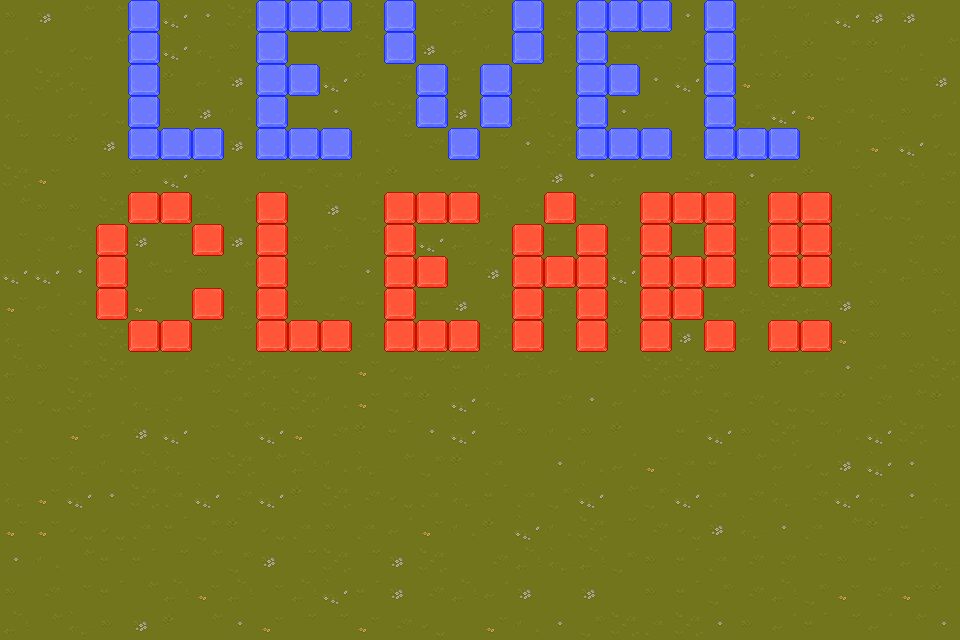

This game map was drawn from its Tiled (.tmx) file and the tilesets committed beside it. A one-line description and the full map source follow:
An orthogonal 30x20 tile map with 32x32 px tiles, 3 tile layers (Tile Layer 1, Level, Clear), 4 tilesets.

<map version="1.10" tiledversion="1.10.2" orientation="orthogonal" renderorder="right-down" width="30" height="20" tilewidth="32" tileheight="32" infinite="0" nextlayerid="4" nextobjectid="1">
 <tileset firstgid="1" source="Grass.tsx" />
 <tileset firstgid="65" source="Blue.tsx" />
 <tileset firstgid="129" source="RedButton.tsx" />
 <tileset firstgid="193" source="BlueButton.tsx" />
 <layer id="1" name="Tile Layer 1" width="30" height="20">
  <data encoding="csv">
9,13,11,11,11,29,5,26,17,3,29,18,27,17,18,2,29,28,2,26,3,5,21,27,20,12,29,13,13,1,
27,1,4,11,21,29,25,9,28,1,17,18,29,13,27,12,4,18,10,19,19,10,3,12,25,2,10,2,12,11,
1,26,25,1,13,2,27,13,1,26,29,2,28,11,3,1,4,20,12,5,5,29,5,21,2,2,3,20,3,13,
25,1,27,4,12,9,13,12,11,1,5,11,26,19,13,27,18,4,11,5,27,1,26,10,29,21,19,25,9,27,
20,20,2,13,26,9,1,13,10,4,19,12,20,28,18,20,5,26,17,27,13,10,3,12,20,17,12,21,29,4,
26,21,1,9,2,29,2,1,12,10,19,12,2,17,4,20,27,13,5,27,1,28,18,5,27,2,20,19,18,28,
11,9,9,26,28,3,18,11,21,1,13,10,18,11,17,18,28,13,26,2,19,17,10,2,29,17,12,4,10,17,
17,19,18,11,13,17,10,13,11,9,18,20,17,29,18,4,12,3,19,19,27,11,10,3,29,20,25,1,28,28,
29,29,5,11,11,3,9,11,28,20,17,5,2,17,20,13,11,3,21,29,5,17,12,3,1,3,11,19,18,9,
21,27,19,11,21,1,11,25,29,9,10,3,29,3,13,11,4,18,28,9,18,26,10,18,26,18,13,9,1,18,
25,17,19,26,17,2,11,20,28,2,19,19,4,4,3,26,1,17,13,2,19,13,29,27,19,27,21,9,9,17,
18,9,10,26,1,27,28,26,25,4,17,21,4,20,3,12,18,27,17,1,26,26,9,1,2,27,5,19,28,26,
9,4,26,1,25,19,20,10,25,26,12,21,10,2,29,25,1,28,5,27,11,11,10,28,4,10,2,28,11,2,
19,1,21,27,13,29,17,11,29,21,28,2,3,5,29,20,9,12,9,2,1,3,29,9,26,20,12,29,26,17,
17,17,25,12,18,25,17,26,11,18,12,25,11,10,2,19,1,5,12,27,21,19,3,11,27,4,13,29,5,1,
25,21,29,5,26,19,29,28,29,2,26,28,4,19,25,3,19,10,29,11,10,29,19,28,25,28,29,25,5,25,
21,21,4,4,19,3,10,2,4,19,9,19,27,21,12,2,29,12,26,20,28,4,13,25,5,19,11,2,3,1,
5,12,11,3,3,20,11,10,13,20,26,20,13,26,1,28,18,25,18,10,9,3,19,28,28,17,9,3,27,25,
9,28,17,3,11,18,21,18,17,18,29,3,13,28,18,27,13,1,13,1,9,3,10,28,18,10,21,28,21,2,
18,11,25,9,13,2,11,5,21,20,20,21,28,4,1,21,12,5,10,26,19,26,5,9,27,3,20,27,11,5
</data>
 </layer>
 <layer id="2" name="Level" width="30" height="20">
  <data encoding="csv">
0,0,0,0,220,0,0,0,220,220,220,0,220,0,0,0,220,0,220,220,220,0,220,0,0,0,0,0,0,0,
0,0,0,0,220,0,0,0,220,0,0,0,220,0,0,0,220,0,220,0,0,0,220,0,0,0,0,0,0,0,
0,0,0,0,220,0,0,0,220,220,0,0,0,220,0,220,0,0,220,220,0,0,220,0,0,0,0,0,0,0,
0,0,0,0,220,0,0,0,220,0,0,0,0,220,0,220,0,0,220,0,0,0,220,0,0,0,0,0,0,0,
0,0,0,0,220,220,220,0,220,220,220,0,0,0,220,0,0,0,220,220,220,0,220,220,220,0,0,0,0,0,
0,0,0,0,0,0,0,0,0,0,0,0,0,0,0,0,0,0,0,0,0,0,0,0,0,0,0,0,0,0,
0,0,0,0,0,0,0,0,0,0,0,0,0,0,0,0,0,0,0,0,0,0,0,0,0,0,0,0,0,0,
0,0,0,0,0,0,0,0,0,0,0,0,0,0,0,0,0,0,0,0,0,0,0,0,0,0,0,0,0,0,
0,0,0,0,0,0,0,0,0,0,0,0,0,0,0,0,0,0,0,0,0,0,0,0,0,0,0,0,0,0,
0,0,0,0,0,0,0,0,0,0,0,0,0,0,0,0,0,0,0,0,0,0,0,0,0,0,0,0,0,0,
0,0,0,0,0,0,0,0,0,0,0,0,0,0,0,0,0,0,0,0,0,0,0,0,0,0,0,0,0,0,
0,0,0,0,0,0,0,0,0,0,0,0,0,0,0,0,0,0,0,0,0,0,0,0,0,0,0,0,0,0,
0,0,0,0,0,0,0,0,0,0,0,0,0,0,0,0,0,0,0,0,0,0,0,0,0,0,0,0,0,0,
0,0,0,0,0,0,0,0,0,0,0,0,0,0,0,0,0,0,0,0,0,0,0,0,0,0,0,0,0,0,
0,0,0,0,0,0,0,0,0,0,0,0,0,0,0,0,0,0,0,0,0,0,0,0,0,0,0,0,0,0,
0,0,0,0,0,0,0,0,0,0,0,0,0,0,0,0,0,0,0,0,0,0,0,0,0,0,0,0,0,0,
0,0,0,0,0,0,0,0,0,0,0,0,0,0,0,0,0,0,0,0,0,0,0,0,0,0,0,0,0,0,
0,0,0,0,0,0,0,0,0,0,0,0,0,0,0,0,0,0,0,0,0,0,0,0,0,0,0,0,0,0,
0,0,0,0,0,0,0,0,0,0,0,0,0,0,0,0,0,0,0,0,0,0,0,0,0,0,0,0,0,0,
0,0,0,0,0,0,0,0,0,0,0,0,0,0,0,0,0,0,0,0,0,0,0,0,0,0,0,0,0,0
</data>
 </layer>
 <layer id="3" name="Clear" width="30" height="20">
  <data encoding="csv">
0,0,0,0,0,0,0,0,0,0,0,0,0,0,0,0,0,0,0,0,0,0,0,0,0,0,0,0,0,0,
0,0,0,0,0,0,0,0,0,0,0,0,0,0,0,0,0,0,0,0,0,0,0,0,0,0,0,0,0,0,
0,0,0,0,0,0,0,0,0,0,0,0,0,0,0,0,0,0,0,0,0,0,0,0,0,0,0,0,0,0,
0,0,0,0,0,0,0,0,0,0,0,0,0,0,0,0,0,0,0,0,0,0,0,0,0,0,0,0,0,0,
0,0,0,0,0,0,0,0,0,0,0,0,0,0,0,0,0,0,0,0,0,0,0,0,0,0,0,0,0,0,
0,0,0,0,0,0,0,0,0,0,0,0,0,0,0,0,0,0,0,0,0,0,0,0,0,0,0,0,0,0,
0,0,0,0,156,156,0,0,156,0,0,0,156,156,156,0,0,156,0,0,156,156,156,0,156,156,0,0,0,0,
0,0,0,156,0,0,156,0,156,0,0,0,156,0,0,0,156,0,156,0,156,0,156,0,156,156,0,0,0,0,
0,0,0,156,0,0,0,0,156,0,0,0,156,156,0,0,156,156,156,0,156,156,156,0,156,156,0,0,0,0,
0,0,0,156,0,0,156,0,156,0,0,0,156,0,0,0,156,0,156,0,156,156,0,0,0,0,0,0,0,0,
0,0,0,0,156,156,0,0,156,156,156,0,156,156,156,0,156,0,156,0,156,0,156,0,156,156,0,0,0,0,
0,0,0,0,0,0,0,0,0,0,0,0,0,0,0,0,0,0,0,0,0,0,0,0,0,0,0,0,0,0,
0,0,0,0,0,0,0,0,0,0,0,0,0,0,0,0,0,0,0,0,0,0,0,0,0,0,0,0,0,0,
0,0,0,0,0,0,0,0,0,0,0,0,0,0,0,0,0,0,0,0,0,0,0,0,0,0,0,0,0,0,
0,0,0,0,0,0,0,0,0,0,0,0,0,0,0,0,0,0,0,0,0,0,0,0,0,0,0,0,0,0,
0,0,0,0,0,0,0,0,0,0,0,0,0,0,0,0,0,0,0,0,0,0,0,0,0,0,0,0,0,0,
0,0,0,0,0,0,0,0,0,0,0,0,0,0,0,0,0,0,0,0,0,0,0,0,0,0,0,0,0,0,
0,0,0,0,0,0,0,0,0,0,0,0,0,0,0,0,0,0,0,0,0,0,0,0,0,0,0,0,0,0,
0,0,0,0,0,0,0,0,0,0,0,0,0,0,0,0,0,0,0,0,0,0,0,0,0,0,0,0,0,0,
0,0,0,0,0,0,0,0,0,0,0,0,0,0,0,0,0,0,0,0,0,0,0,0,0,0,0,0,0,0
</data>
 </layer>
</map>
